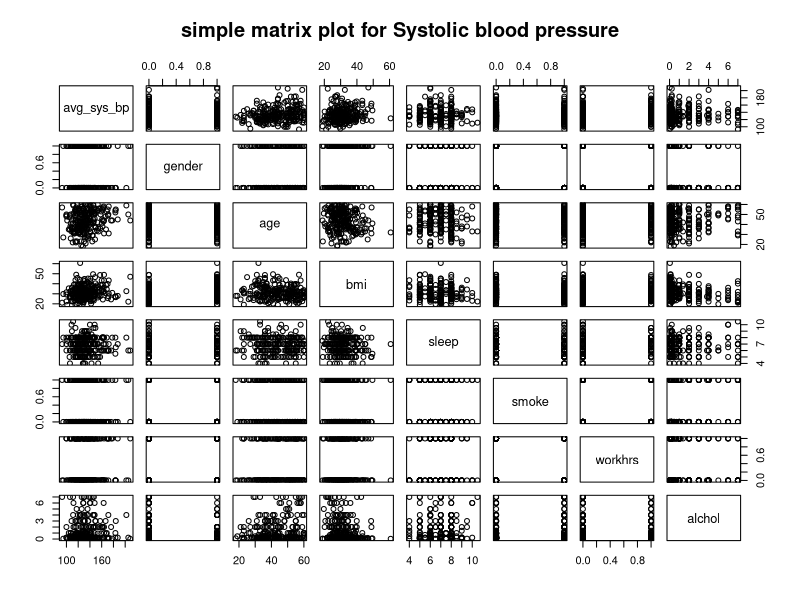
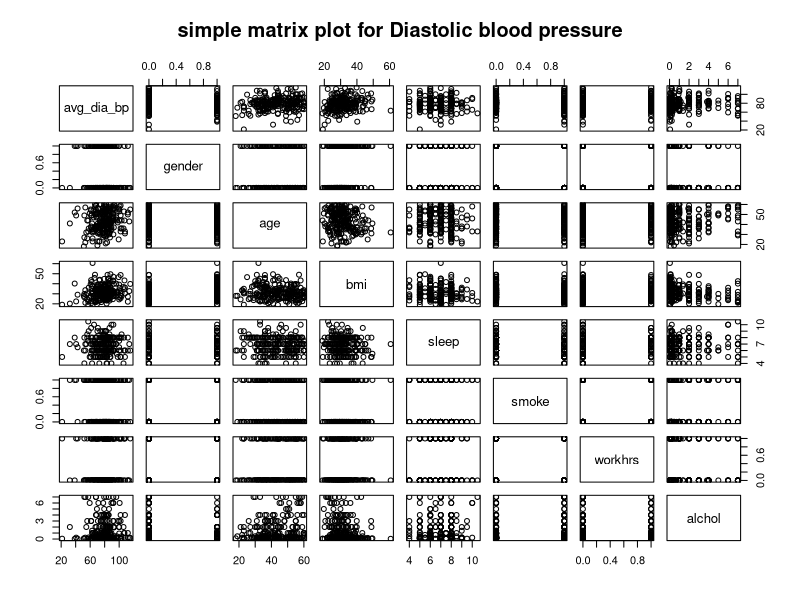
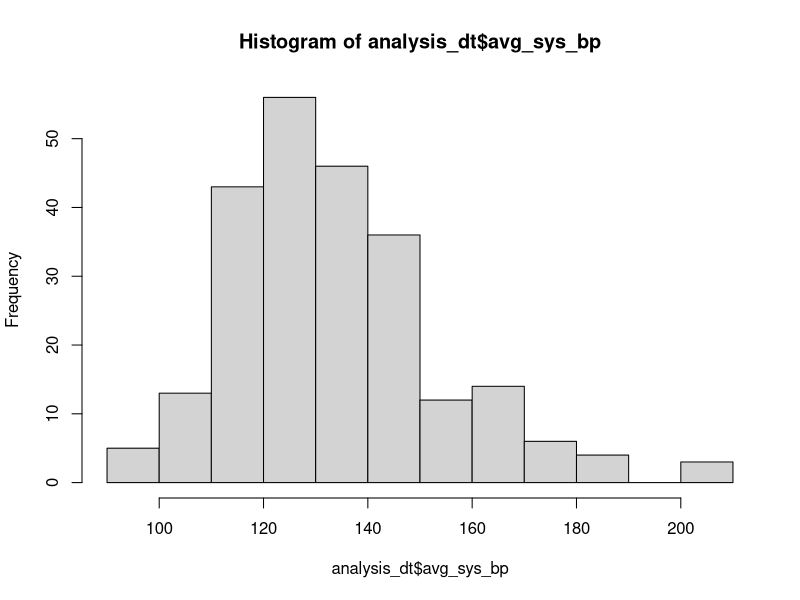
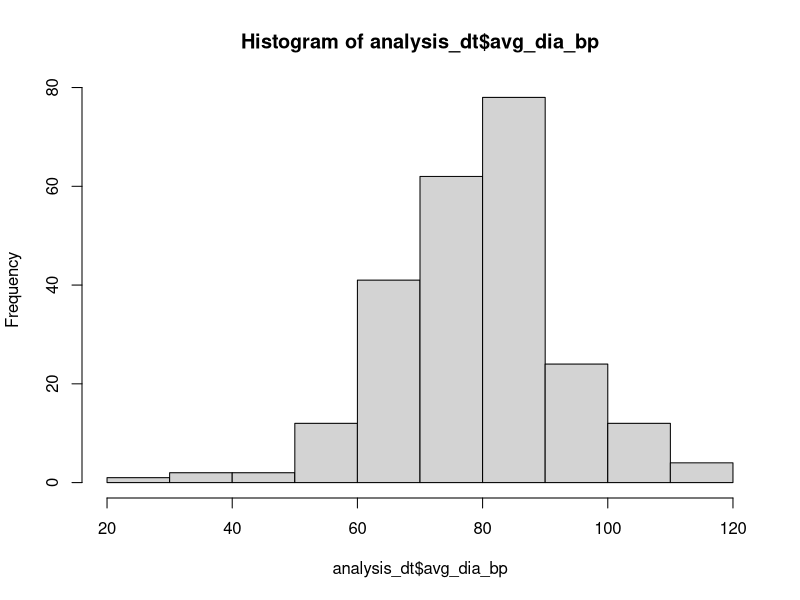
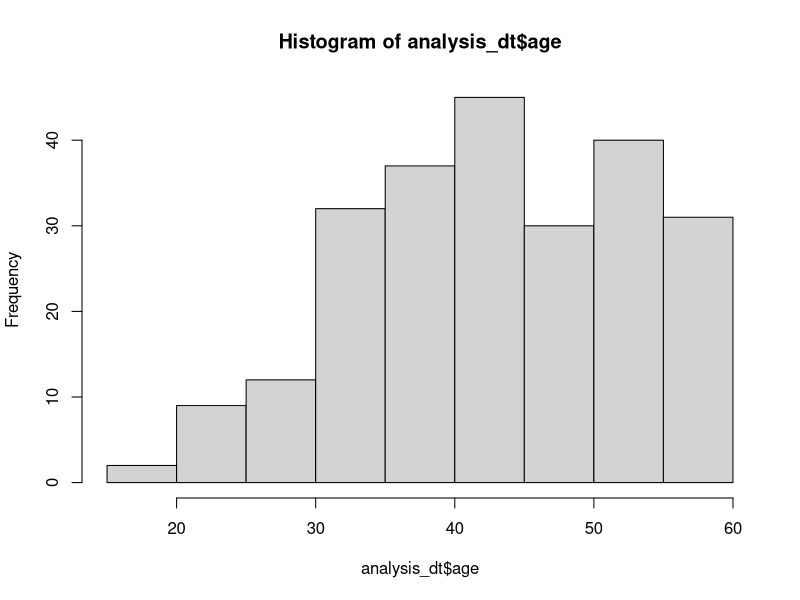
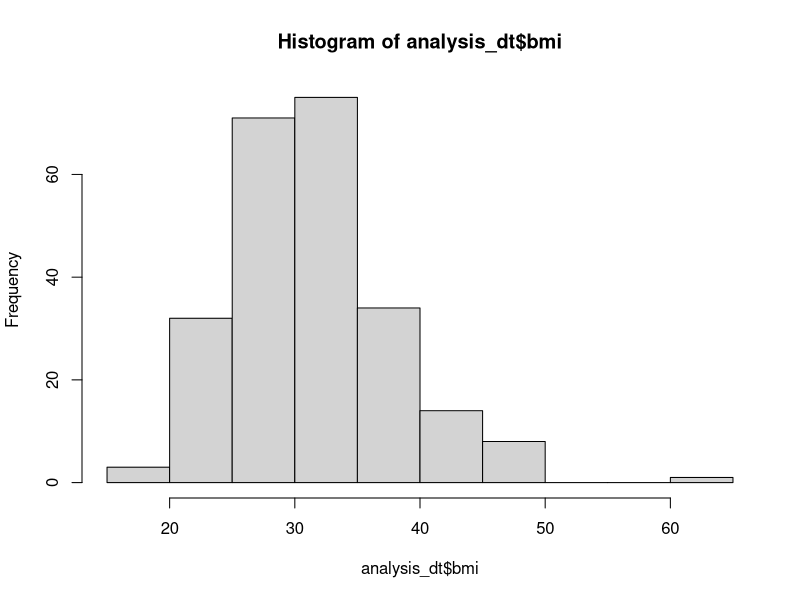
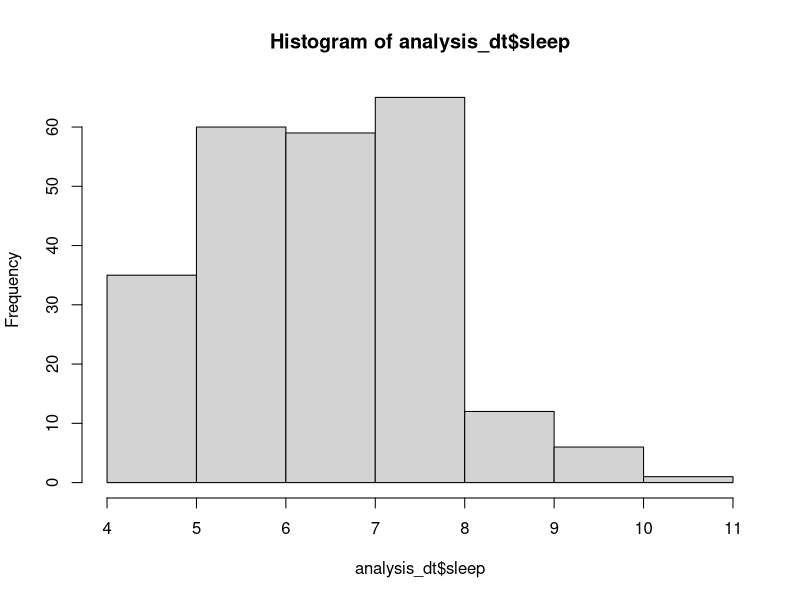
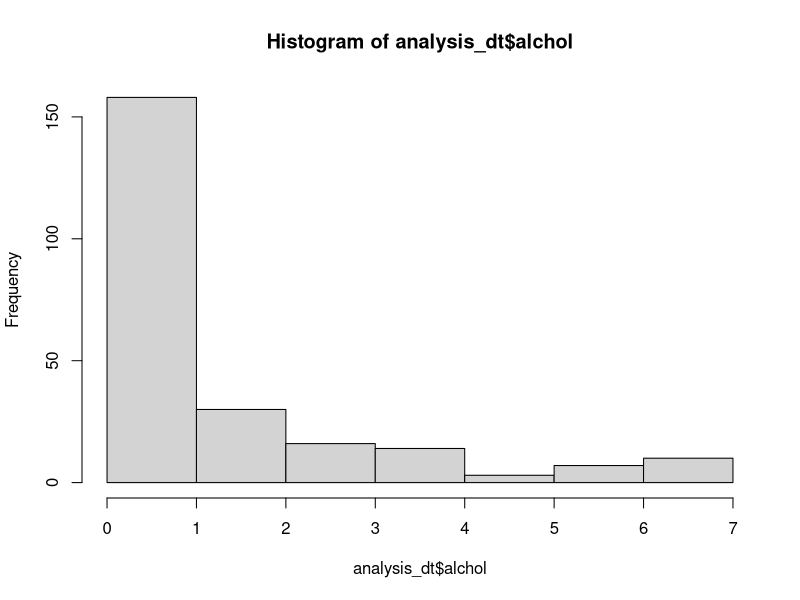

These figures' R source, in order:
library(data.table)
library(magrittr)
analysis_dt = fread("cleaned_data.csv")

# matrix plot ------------------------------------------------------------------
pairs( ~avg_sys_bp + gender + age + bmi + sleep + smoke + workhrs +
         alchol, data = analysis_dt, main = "simple matrix plot for Systolic blood pressure")

pairs( ~avg_dia_bp + gender + age + bmi + sleep + smoke + workhrs +
         alchol, data = analysis_dt, main = "simple matrix plot for Diastolic blood pressure")


# normality check by histogram -------------------------------------------------
hist(analysis_dt$avg_sys_bp)
hist(analysis_dt$avg_dia_bp)
hist(analysis_dt$age)
hist(analysis_dt$bmi)
hist(analysis_dt$sleep)
hist(analysis_dt$alchol)
# age and alcohol are big problem


# check variance pre -----------------------------------------------------------
## systolic bp
## the result of prefit will not be shown in write-up
pre_sys_fit = lm(avg_sys_bp ~ gender + age + bmi + sleep + smoke + workhrs + alchol,
             data = analysis_dt)

summary(pre_sys_fit)
## standardized residuals plot
st_sys_red = rstandard(pre_sys_fit)
fitted_sys = pre_sys_fit$fitted.values

plot(fitted_sys, st_sys_red, xlab = "fitted values", 
     ylab = "standardized residuals", 
     main = "standardized residuals plot (systolic bp)")


## diatolic bp
## the result of prefit will not be shown in write-up
pre_dia_fit = lm(avg_dia_bp ~ gender + age + sleep + smoke + workhrs + alchol,
                 data = analysis_dt)

## standardized residuals plot
st_dia_red = rstandard(pre_dia_fit)
fitted_dia = pre_sys_fit$fitted.values

plot(fitted_dia, st_dia_red, xlab = "fitted values", 
     ylab = "standardized residuals", 
     main = "standardized residuals plot (diatolic bp)")

# check correlation ------------------------------------------------------------
cov_mat = vcov(pre_sys_fit)
cov_mat[-1, -1] > 0.8
## no correlation between continuous variables larger than 0.8

## check correlation between indicators
gs = chisq.test(analysis_dt$gender, analysis_dt$smoke)
gw = chisq.test(analysis_dt$gender, analysis_dt$workhrs)
sw = chisq.test(analysis_dt$smoke, analysis_dt$workhrs)

## make tables
row = c("gender", "gender", "smoke")
col = c("smoke", "workhrs", "workhrs")
chi_sq_stats = c( gs$statistic, gw$statistic, sw$statistic )
p_value = c(gs$p.value, gw$p.value, sw$p.value)

m = as.data.table(cbind(row, col, chi_sq_stats, p_value))
##  no significant correlation between dummy variables

# check linearity --------------------------------------------------------------
## added value plot
par(mfrow = c(2,2))
## added variable plot for age
lm_a = lm(avg_sys_bp ~ gender + bmi + sleep + smoke + workhrs + alchol,
          data = analysis_dt)
residual_y_age = rstandard(lm_a)

lm_a_x = lm(age ~ gender + bmi + sleep + smoke + workhrs + alchol, 
            data = analysis_dt)
residual_x_age = rstandard(lm_a_x)

plot(residual_x_age, residual_y_age) # added variable plot given age

sp_age = smooth.spline(residual_x_age, residual_y_age, df = 3)

lines(sp_age, col = "red")

# age has non linear pattern

## added variable plot for bmi
lm_b = lm(avg_sys_bp ~ gender + age + sleep + smoke + workhrs + alchol,
          data = analysis_dt)
residual_y_bmi = rstandard(lm_b)

lm_b_x = lm(bmi ~ gender + age + sleep + smoke + workhrs + alchol, 
            data = analysis_dt)
residual_x_bmi = rstandard(lm_b_x)

plot(residual_x_bmi, residual_y_bmi) # added variable plot given age

sp_bmi = smooth.spline(residual_x_bmi, residual_y_bmi, df = 5)

lines(sp_bmi, col = "red")

## added variable plot for sleep
lm_s = lm(avg_sys_bp ~ gender + age + bmi + smoke + workhrs + alchol,
          data = analysis_dt)
residual_y_sleep = rstandard(lm_s)

lm_s_x = lm(sleep ~ gender + age + bmi + smoke + workhrs + alchol, 
            data = analysis_dt)
residual_x_sleep = rstandard(lm_s_x)

plot(residual_x_sleep, residual_y_sleep) # added variable plot given age

## added variable plot for alcohol
lm_al = lm(avg_sys_bp ~ gender + age + sleep + smoke + workhrs + bmi,
          data = analysis_dt)
residual_y_alchol = rstandard(lm_al)

lm_al_x = lm(alchol ~ gender + age + sleep + smoke + workhrs + bmi, 
            data = analysis_dt)
residual_x_alchol = rstandard(lm_al_x)

plot(residual_x_alchol, residual_y_alchol) # added variable plot given age
# non-linear for alchol





